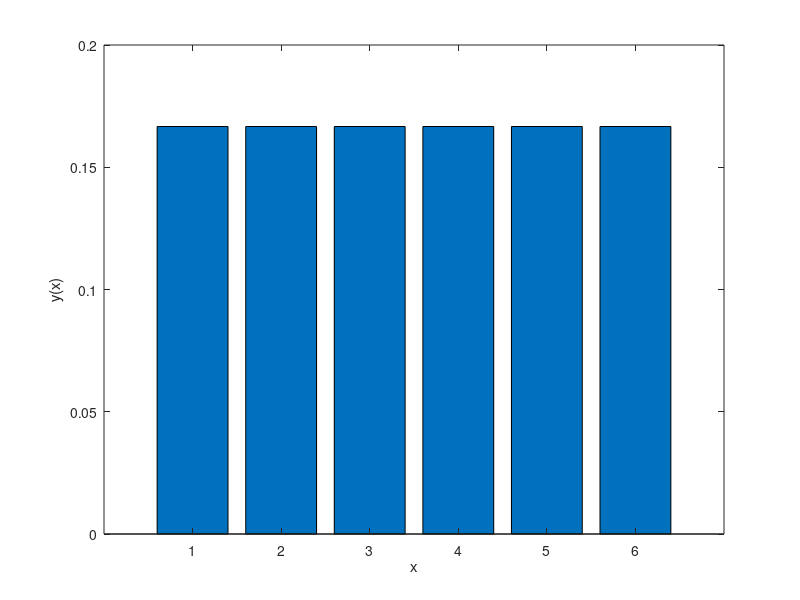

The MATLAB script that drew this image:
% E[x] -> valor medio(ou media, ou valor esperado)
clear all;
% valores teoricos
p = ones(1,6) / 6

bar(p), xlabel('x'), ylabel('y(x)')

